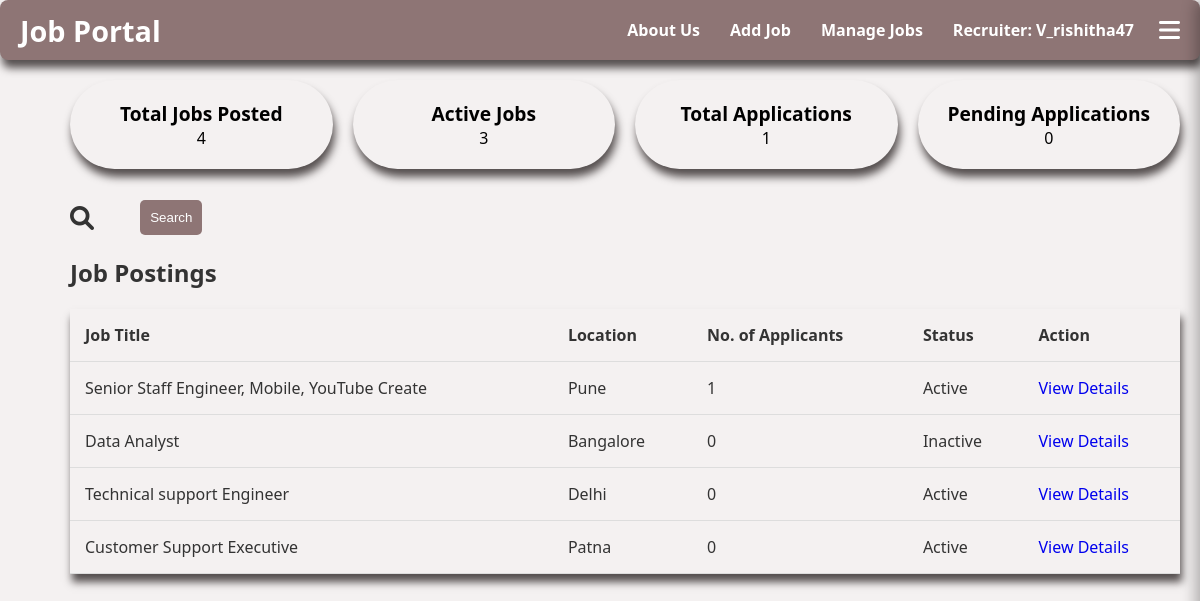
/index/ (signed in), run on the app's committed database.
### job_app/models.py (models this page shows, shortened)
class Job(models.Model):
    company_name = models.CharField(max_length=100, null=True, blank=True)
    founded_date = models.DateField(null=True, blank=True)
    company_location = models.CharField(max_length=100, null=True, blank=True)
    title = models.CharField(max_length=100)
    industry = models.CharField(max_length=100)
    job_type = models.CharField(max_length=50, choices=[
        ('Remote', 'Remote'),
        ('Onsite', 'Onsite'),
        ('Hybrid', 'Hybrid')
    ])
    location = models.CharField(max_length=100)
    salary = models.DecimalField(max_digits=10, decimal_places=2)
    requirements = models.TextField()
    ideal_candidate = models.TextField(default='N/A')
    availability = models.BooleanField(default=True)
    vacancy_limit = models.IntegerField(default=0)  # Maximum number of positions
    filled_vacancies = models.IntegerField(default=0)
    created_at = models.DateTimeField(auto_now_add=True)
    user = models.ForeignKey(settings.AUTH_USER_MODEL, on_delete=models.CASCADE, null=True)
    applicants = models.ManyToManyField('Applicant.Applicant', related_name='applied_jobs', blank=True)

### job_app/views.py (the view)
# urls.py: path('index/', views.index, name='index'),
def index(request):
    if request.user.is_authenticated:
        jobs = Job.objects.filter(user=request.user).order_by('-created_at')
        total_jobs = jobs.count()
        total_applicants = Application.objects.filter(job__user=request.user).count()
        total_active_jobs = jobs.filter(availability=True).count()
    else:
        jobs = Job.objects.none()
        total_jobs = 0
        total_applicants = 0
        total_active_jobs = 0
    return render(request, 'index.html', {
        'jobs': jobs,
        'total_jobs': total_jobs,
        'total_applicants': total_applicants,
        'total_active_jobs': total_active_jobs
    })

### Applicant/context_processors.py (called while the page is built)
def applicant_context(request):
    applicant = None
    has_resume = False
    applied_jobs_count = 0
    saved_jobs_count = 0  # New variable for saved jobs count
    applicant_id = request.session.get('applicant_id')
    if applicant_id:
        try:
            applicant = Applicant.objects.get(id=applicant_id)
            applied_jobs_count = Application.objects.filter(applicant=applicant).count()
            saved_jobs_count = SavedJob.objects.filter(applicant=applicant).count()  # Count saved jobs
            has_resume = Resume.objects.filter(applicant=applicant).exists()
        except Applicant.DoesNotExist:
            pass
    return {
        'applicant': applicant,
        'has_resume': has_resume,
        'applied_jobs_count': applied_jobs_count,
        'saved_jobs_count': saved_jobs_count,  # Include saved jobs count in context
    }

### job_app/context_processors.py (called while the page is built)
def recruiter_context(request):
    if request.user.is_authenticated:
        jobs = Job.objects.filter(user=request.user).order_by('-created_at')
    else:
        jobs = Job.objects.none()
    return {
        'recruiter_jobs': jobs,
        'is_recruiter': request.user.is_authenticated,
    }

### job_app/templates/index.html (shortened to what this page needs)
{% extends "header_main.html" %}
{% block body %}
<html lang="en">
<head>
    <link rel="stylesheet" href="https://cdnjs.cloudflare.com/ajax/libs/font-awesome/6.0.0-beta3/css/all.min.css">
</head>
<body>
    <div class="main-content">
        <section class="overview">
            <div class="card">
                <h3>Total Jobs Posted</h3>
                <p>{{ total_jobs }}</p>
            </div>
            <div class="card">
                <h3>Active Jobs</h3>
                <p>{{ total_active_jobs }}</p>
            </div>
            <div class="card">
                <h3>Total Applications</h3>
                <p>{{ total_applicants }}</p>
            </div>
            <div class="card">
                <h3>Pending Applications</h3>
                <p>0</p>
            </div>
        </section>
        <section class="search-box">
            <i class="fas fa-search search-icon" onclick="toggleSearchBox()"></i>
            <form method="GET" action="{% url 'job_listk' %}" class="search-form">
                <button type="submit">Search</button>
            </form>
        </section>
        <section class="job-postings">
            <h2>Job Postings</h2>
            <table>
                <thead>
                    <tr>
                        <th>Job Title</th>
                        <th>Location</th>
                        <th>No. of Applicants</th>
                        <th>Status</th>
                        <th>Action</th>
                    </tr>
                </thead>
                <tbody>
                    {% for job in jobs %}
                    <tr>
                        <td>{{ job.title }}</td>
                        <td>{{ job.location }}</td>
                        <td>{{ job.application_set.count }}</td>
                        <td>
                            <span class="status {% if job.availability %}active{% else %}inactive{% endif %}">
                                {% if job.availability %}
                                    Active
                                {% else %}
                                    Inactive
                                {% endif %}
                            </span>
                        </td>
                        <td>
                            <a href="{% url 'job_detail' job.id %}" class="update-job">View Details</a>
                        </td>
                    </tr>
                    {% endfor %}
                </tbody>
            </table>
        </section>
    </div>
</body>
</html>
{% endblock %}

### job_app/templates/header_main.html (shortened to what this page needs)
<!DOCTYPE html>
<html lang="en">
<head>
    <link rel="stylesheet" href="https://cdnjs.cloudflare.com/ajax/libs/font-awesome/6.0.0-beta3/css/all.min.css">
</head>
<body>
<header>
    <div class="logo"><a href="{% url 'home' %}">Job Portal</a></div>
    <ul>
        <li><a id="aboutus" href="#">About Us</a></li>
        <li><a id="forjob" href="{% url 'Addjob' %}">Add Job</a></li>
        <li><a id="managejob" href="{% url 'Managejobs' %}">Manage Jobs</a></li>
        <li class="user-info" id="user-info">
            <a href="{% url 'index' %}">Recruiter: {{ request.user.username }}</a>
        </li>
        <i class="fas fa-bars hamburger-icon" onclick="toggleSidebar()"></i>
    </ul>
</header>
{% block body %}{% endblock %}
</body>
</html>

### job_app/templates/header_main.html (style rules this page uses)
* { margin: 0; padding: 0; box-sizing: border-box; }
body { font-family: 'Segoe UI', Tahoma, Geneva, Verdana, sans-serif; background: #f4f1f1; color: #333; padding-top: 60px; scroll-behavior: smooth; }
header { position: fixed; top: 0; width: 100%; height: 60px; background: #8e7575; display: flex; justify-content: space-between; align-items: center; padding: 0 20px; box-shadow: 2px 8px 8px #554f4f; z-index: 1000; transition: background-color 0.3s; border-radius: 8px; }
header ul { list-style: none; display: flex; align-items: center; }
li { margin: 0 15px; }
li a { text-decoration: none; color: white; font-weight: bold; transition: color 0.3s; }
.logo a { text-decoration: none; color: white; font-size: 1.8em; font-weight: bold; }
.user-info { color: white; font-weight: bold; margin-right: 10px; cursor: pointer; display: flex; align-items: center; }
.hamburger-icon { color: white; font-size: 1.5em; cursor: pointer; margin-left: 15px; }

### job_app/templates/index.html (style rules this page uses)
* { margin: 0; padding: 0; box-sizing: border-box; }
.main-content { margin-left: 50px; padding: 20px; }
header { display: flex; justify-content: space-between; align-items: center; margin-bottom: 20px; }
.search-box { display: flex; align-items: center; margin-bottom: 20px; transition: width 0.5s ease; overflow: hidden; }
.search-box button { padding: 10px; color: #fff; background-color: #8e7575; border: none; border-radius: 5px; cursor: pointer; margin-left: 10px; transition: background-color 0.3s; }
.search-icon { cursor: pointer; font-size: 1.5em; margin-right: 10px; }
.overview { display: flex; gap: 20px; margin-bottom: 30px; flex-wrap: wrap; }
.card { color: black; padding: 20px; border-radius: 50px; flex: 1; text-align: center; box-shadow: 2px 8px 8px #554f4f; }
.card h3 { font-size: 1.2em; }
.job-postings table { width: 100%; border-collapse: collapse; box-shadow: 2px 8px 8px #554f4f; margin-top: 20px; }
.job-postings th, .job-postings td { padding: 15px; text-align: left; border-bottom: 1px solid #ddd; }
td a { text-decoration: none; }

### data on the page
Job: title "Senior Staff Engineer, Mobile, YouTube Create", location "Pune", application_set.count "1", availability "Active"
Job: title "Data Analyst", location "Bangalore", application_set.count "0", availability "Inactive"
Job: title "Technical support Engineer", location "Delhi", application_set.count "0", availability "Active"
Job: title "Customer Support Executive", location "Patna", application_set.count "0", availability "Active"

### other printed values
{{ request.user.username }} "V_rishitha47"
{{ total_jobs }} "4"
{{ total_active_jobs }} "3"
{{ total_applicants }} "1"
